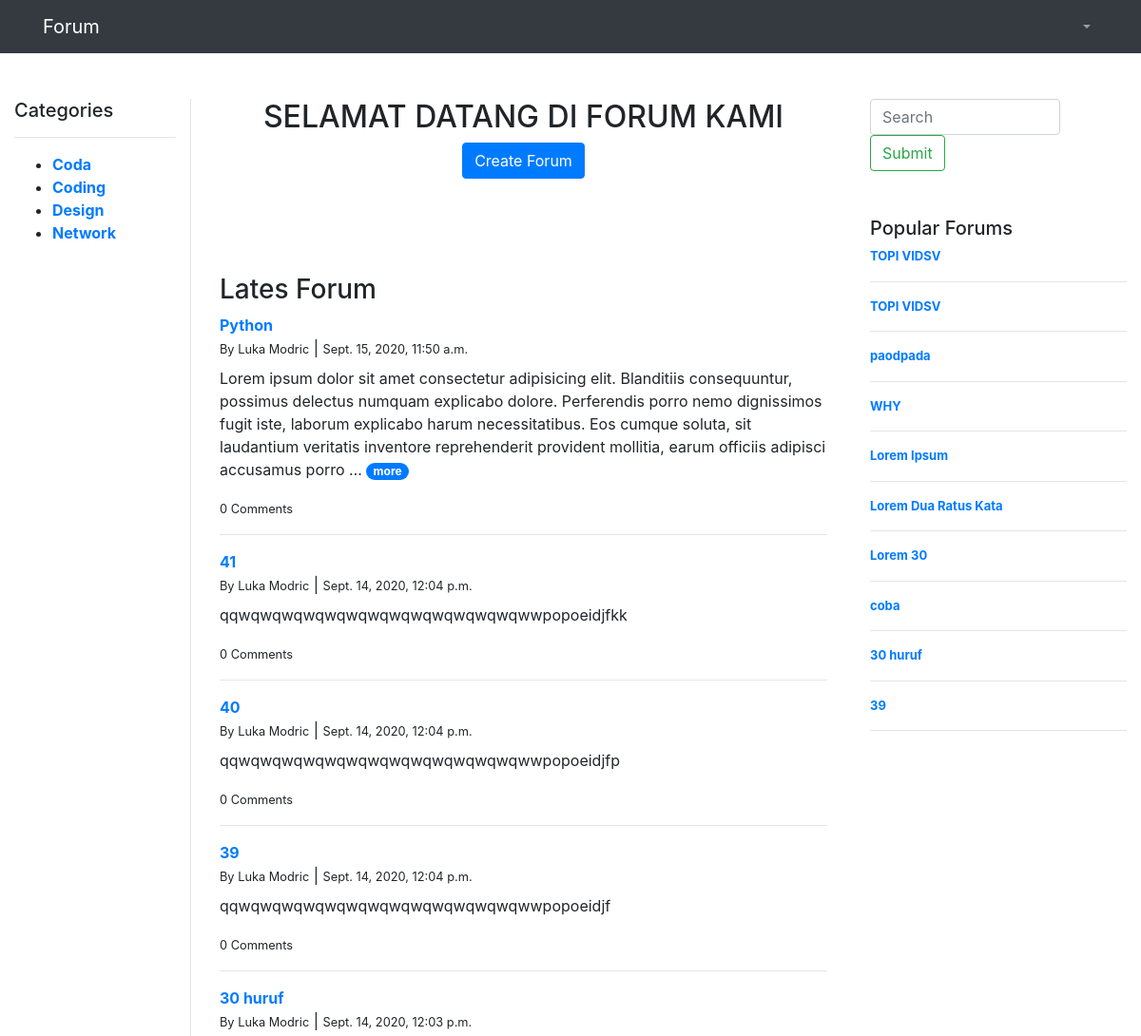
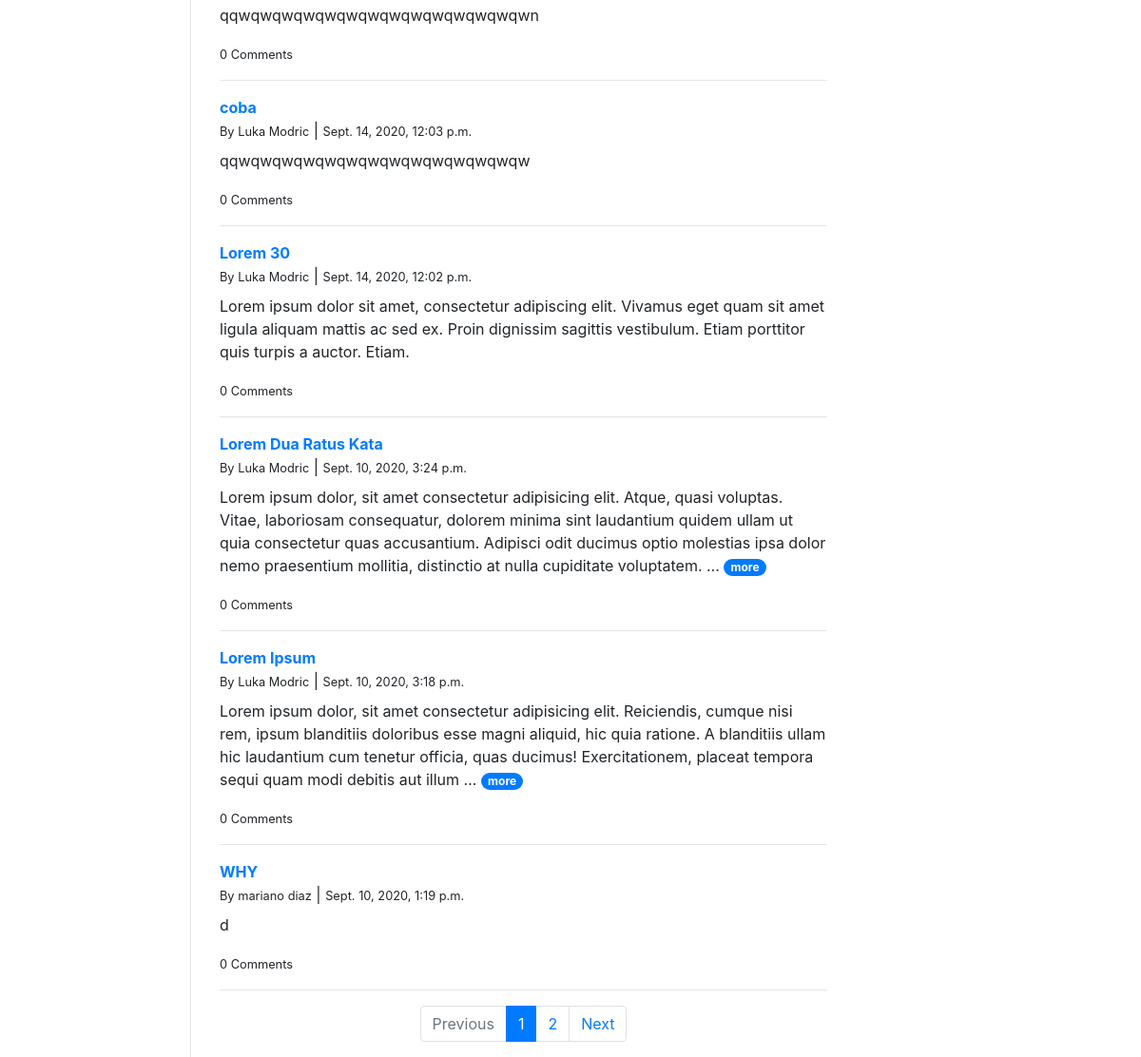
/, run on an earlier commit of the app's database (2 pictures, top to bottom).
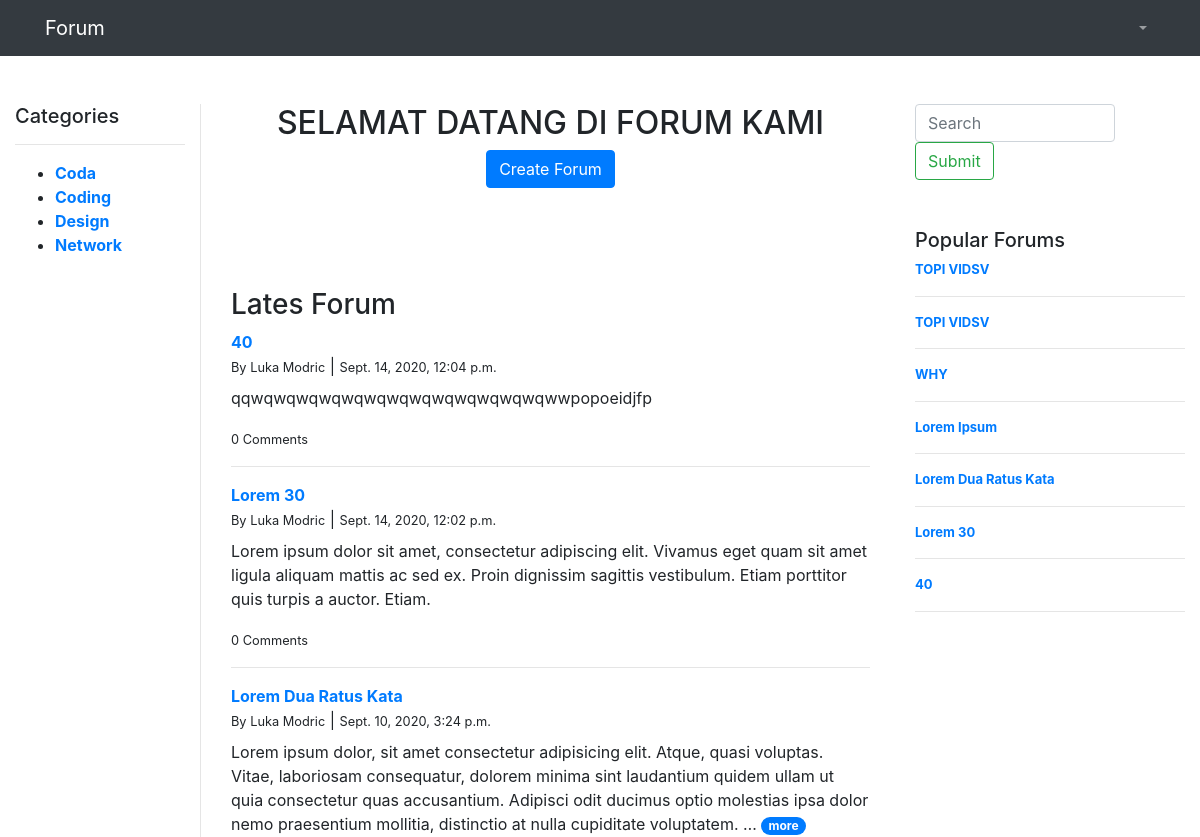
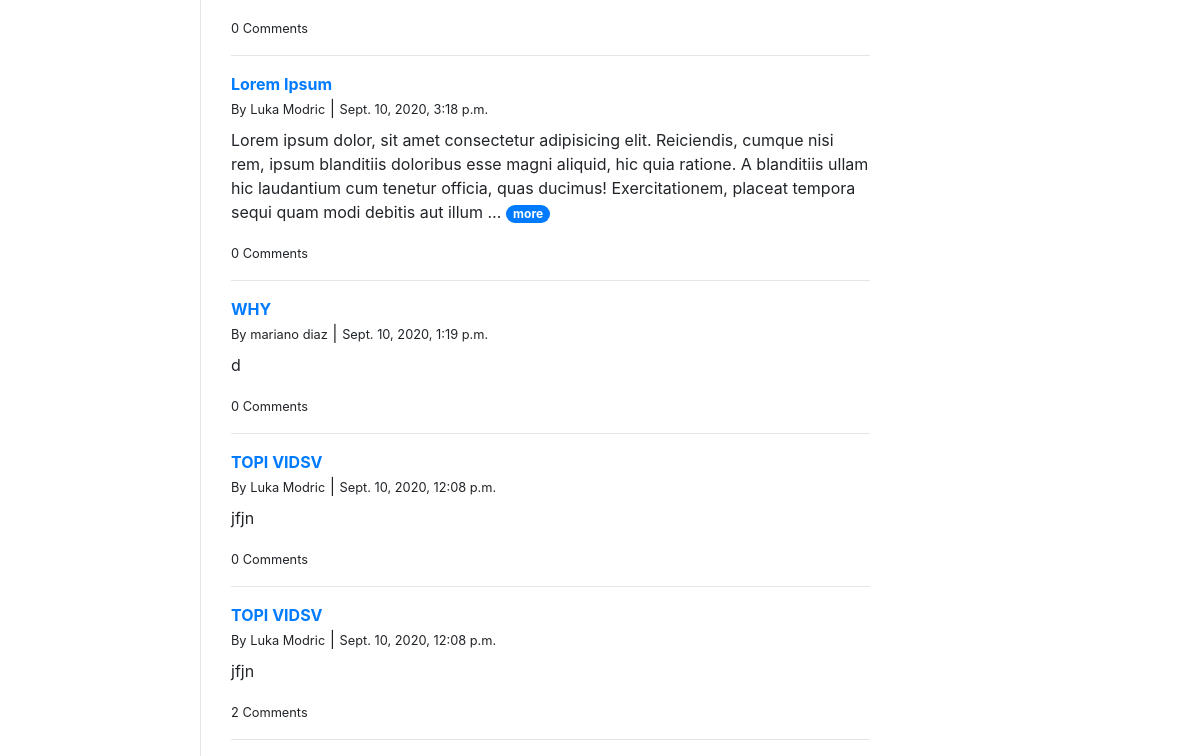
And on a later commit of the database (2 pictures, top to bottom).
### commentsapp/models.py (models this page shows, shortened)
class Category(models.Model):
    category = models.CharField(max_length=200)
    def __str__(self):
        return self.category

class forum(models.Model):
    profile = models.ForeignKey(profile, null=True, blank=True,on_delete=models.SET_NULL)
    topic = models.CharField(max_length=300)
    category = models.ForeignKey(Category, null=True, blank=True, on_delete=models.SET_NULL)
    description = models.CharField(max_length=1000,blank=True)
    num_comment = models.IntegerField(blank=True, null=True)
    date_created=models.DateTimeField(auto_now_add=True,null=True)
    def __str__(self):
        return str(self.topic)

class profile(models.Model):
    user = models.OneToOneField(User, null=True, blank=True,on_delete=models.CASCADE)
    name = models.CharField(max_length=200,default="anonymous")
    phone = models.CharField(max_length=200, null=True)
    profile_pic = models.ImageField(null=True, blank=True, default="default-profile.png")
    date_created = models.DateTimeField(auto_now_add=True, null=True)

### commentsapp/views.py (the view)
# urls.py: 2. Add a URL to urlpatterns:  path('', views.home, name='home')
def home(request):
    forums = forum.objects.all().annotate(total=Sum('profile')).order_by('-date_created')
    popular = forum.objects.all().order_by('-num_comment')
    category = Category.objects.all().order_by('category')
    print(popular)
    title = "Lates Forum"
    page = request.GET.get('page', 1)
    paginator = Paginator(forums, 10)
    countForum = forums.count()
    discussions = []
    print(request.user.id)
    for i in forums:
        discussions.append(i.discussion_set.all())
    try:
        forums = paginator.page(page)
    except PageNotAnInteger:
        forums = paginator.page(1)
    except EmptyPage:
        forums = paginator.page(paginator.num_pages)
    context = {'forums': forums, 'countForum': countForum,
    'discussions': discussions, 'popular':popular, 'category':category, 'title':title}
    return render(request, 'home.html', context)

### commentsapp/templatetags/define_action.py (called while the page is built)
@register.simple_tag()
def define(val=None):
  return val

### commentsapp/templates/home.html (shortened to what this page needs)
{% extends 'layout/main.html' %}
{% block content %}
<div class="container-fluid">
    <div class="row mt-5">
        {% include 'layout/left_bar.html' %}
        <div class="col-7" style="border-left:1px solid #e5e5e5;height:100%">
            <div class="container">
                <div class="text-center mb-5">
                    <h2 class="">SELAMAT DATANG DI FORUM KAMI</h2>
                    <a href="{% url 'addInForum' %}" class="btn btn-primary">Create Forum</a>
                </div>
                <h3 class="title-forumList">{{title}}</h3>
                {% load define_action %}
                {% for items_forum in forums %}
                {% if items_forum %}
                    {% define items_forum as items %}
                {% with forum=items %}
                <div class="mb-3">
                    <a class="d-block font-weight-bold" href="{% url 'view_forum' forum.id %}">
                        {{forum.topic}}
                    </a>
                        <small>By {{forum.profile.name}}</small> | <small>{{forum.date_created}}</small>
                        <p class="mt-2">
                            {{forum.description|truncatewords:40}}
                            {% if forum.description|wordcount > 40 %}
                                <a href="{% url 'view_forum' forum.id %}">
                                    <span class="badge badge-pill badge-primary">more</span>
                                </a>
                            {% endif %}
                        </p>
                        <small>{{forum.num_comment}} Comments</small>
                </div>
                <hr>
                    {% endwith %}
                {% endif %}
                {% empty %}
                <div class="empty text-center font-weight-bold">
                    <p>Oops!</p>
                    <p>Forum Not Found</p>
                </div>
                {% endfor %}
                {% if forums.has_other_pages %}
                <div class="d-flex justify-content-center">
                    <ul class="pagination">
                        {% if forums.has_previous %}
                            <li class="page-item">
                                <a class="page-link" tabindex="-1" aria-disabled="true" href="?page={{ forums.previous_page_number }}">Previous</a>
                            </li>
                        {% else %}
                            <li class="page-item disabled">
                                <a class="page-link" tabindex="-1" aria-disabled="true">Previous</a>
                            </li>
                        {% endif %}
                        {% for i in forums.paginator.page_range %}
                            {% if forums.number == i %}
                                <li class="page-item active" aria-current="page">
                                    <a class="page-link">{{ i }} <span class="sr-only">(current)</span></a>
                                </li>
                            {% else %}
                                <li class="page-item">
                                    <a class="page-link" href="?page={{ i }}">{{i}}</a>
                                </li>
                            {% endif %}
                        {% endfor %}
                        {% if forums.has_next %}
                            <li class="page-item">
                                <a class="page-link" href="?page={{ forums.next_page_number }}">Next</a>
                            </li>
                        {% else %}
                            <li class="page-item disabled">
                                <a class="page-link" tabindex="-1" aria-disabled="true">Next</a>
                            </li>
                        {% endif %}
                    </ul>
                </div>
                {% endif %}
            </div>
        </div>
        {% include 'layout/right_bar.html' %}
    </div>
</div>
{% endblock %}

### commentsapp/templates/layout/left_bar.html
<div class="col-2 sticky-top">
    <h5>Categories</h5>
    <hr>
    <ul>
        {% for cat in category %}
            <li><a class="font-weight-bold" href="{% url 'category' cat.id %}">{{cat}}</a></li>
        {% endfor %}
    </ul>
</div>

### commentsapp/templates/layout/right_bar.html
<div class="popular col-3">
    <div>
        <form class="form-inline my-2 my-lg-0" method="GET" action="{% url 'search' %}">
            <input style="width: 200px;" name="searchVal" class="form-control mr-sm-2" type="search" placeholder="Search" aria-label="Search">
            <input class="btn btn-outline-success my-2 my-sm-0" type="submit">
        </form>
    </div>
    <h5 class="mt-5">Popular Forums</h5>
    {% for top in popular|slice:"10" %}
        <a class="d-block font-weight-bold" href="{% url 'view_forum' top.id %}">{{top.topic}}</a>
        <hr>
    {% endfor %}
</div>

What changed in the data, as far as the page shows it:
removed forum: topic "Python", profile.name "Luka Modric", date_created "Sept. 15, 2020, 11:50 a.m.", description "Lorem ipsum dolor sit amet consectetur adipisicing elit. Blanditiis consequuntur, possimus delectus numquam explicabo dolore. Perferendis porro nemo dignissimos fugit iste, laborum explicabo harum necessitatibus. Eos cumque soluta, sit laudantium veritatis inventore reprehenderit provident mollitia, earum officiis adipisci accusamus porro …", shows "more", num_comment "0", shown under "Lates Forum"
removed forum: topic "41", profile.name "Luka Modric", date_created "Sept. 14, 2020, 12:04 p.m.", description "qqwqwqwqwqwqwqwqwqwqwqwqwqwqwwpopoeidjfkk", num_comment "0", shown under "Lates Forum"
removed forum: topic "39", profile.name "Luka Modric", date_created "Sept. 14, 2020, 12:04 p.m.", description "qqwqwqwqwqwqwqwqwqwqwqwqwqwqwwpopoeidjf", num_comment "0"
removed forum: topic "30 huruf", profile.name "Luka Modric", date_created "Sept. 14, 2020, 12:03 p.m.", description "qqwqwqwqwqwqwqwqwqwqwqwqwqwqwn", num_comment "0"
removed forum: topic "coba", profile.name "Luka Modric", date_created "Sept. 14, 2020, 12:03 p.m.", description "qqwqwqwqwqwqwqwqwqwqwqwqwqwqw", num_comment "0"
removed forum: topic "paodpada", shown under "Popular Forums"
now on one of the page's lists (row unchanged): forum: topic "40"
now on one of the page's lists (row unchanged): forum: topic "TOPI VIDSV", profile.name "Luka Modric", date_created "Sept. 10, 2020, 12:08 p.m.", description "jfjn", num_comment "0"
now on one of the page's lists (row unchanged): forum: topic "TOPI VIDSV", profile.name "Luka Modric", date_created "Sept. 10, 2020, 12:08 p.m.", description "jfjn", num_comment "2"
Also different on the page:
text no longer shown: "Previous Next"
list line gone: "1"
list line gone: "2"
